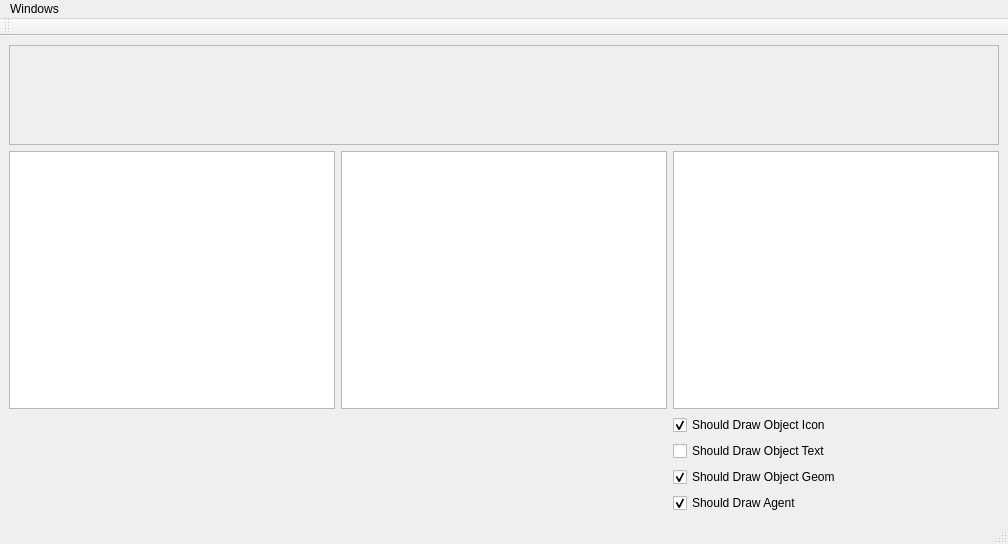
<?xml version="1.0" encoding="UTF-8"?>
<ui version="4.0">
 <class>MainWindow</class>
 <widget class="QMainWindow" name="MainWindow">
  <property name="geometry">
   <rect>
    <x>0</x>
    <y>0</y>
    <width>1008</width>
    <height>544</height>
   </rect>
  </property>
  <property name="windowTitle">
   <string>CRF Feature Weights</string>
  </property>
  <widget class="QWidget" name="centralwidget">
   <layout class="QGridLayout" name="gridLayout">
    <item row="1" column="1">
     <widget class="QTableView" name="featureTable">
      <property name="selectionBehavior">
       <enum>QAbstractItemView::SelectRows</enum>
      </property>
      <property name="sortingEnabled">
       <bool>true</bool>
      </property>
     </widget>
    </item>
    <item row="1" column="0">
     <widget class="QTableView" name="factorCandidateTable">
      <property name="selectionMode">
       <enum>QAbstractItemView::ExtendedSelection</enum>
      </property>
      <property name="selectionBehavior">
       <enum>QAbstractItemView::SelectRows</enum>
      </property>
      <property name="sortingEnabled">
       <bool>true</bool>
      </property>
     </widget>
    </item>
    <item row="1" column="2">
     <widget class="QTableView" name="groundingTable">
      <property name="selectionBehavior">
       <enum>QAbstractItemView::SelectRows</enum>
      </property>
     </widget>
    </item>
    <item row="2" column="2">
     <widget class="QCheckBox" name="shouldDrawIconsCheckBox">
      <property name="text">
       <string>Should Draw Object Icon</string>
      </property>
      <property name="checked">
       <bool>true</bool>
      </property>
     </widget>
    </item>
    <item row="3" column="2">
     <widget class="QCheckBox" name="shouldDrawTextCheckBox">
      <property name="text">
       <string>Should Draw Object Text</string>
      </property>
     </widget>
    </item>
    <item row="5" column="2">
     <widget class="QCheckBox" name="shouldDrawAgentCheckBox">
      <property name="text">
       <string>Should Draw Agent</string>
      </property>
      <property name="checked">
       <bool>true</bool>
      </property>
     </widget>
    </item>
    <item row="4" column="2">
     <widget class="QCheckBox" name="shouldDrawObjectGeomCheckBox">
      <property name="text">
       <string>Should Draw Object Geom</string>
      </property>
      <property name="checked">
       <bool>true</bool>
      </property>
     </widget>
    </item>
    <item row="0" column="0" colspan="3">
     <widget class="QFrame" name="matplotlibFrame">
      <property name="minimumSize">
       <size>
        <width>0</width>
        <height>100</height>
       </size>
      </property>
      <property name="frameShape">
       <enum>QFrame::StyledPanel</enum>
      </property>
      <property name="frameShadow">
       <enum>QFrame::Raised</enum>
      </property>
      <layout class="QHBoxLayout" name="horizontalLayout"/>
     </widget>
    </item>
   </layout>
  </widget>
  <widget class="QMenuBar" name="menubar">
   <property name="geometry">
    <rect>
     <x>0</x>
     <y>0</y>
     <width>1008</width>
     <height>25</height>
    </rect>
   </property>
   <widget class="QMenu" name="windowsMenu">
    <property name="title">
     <string>Windows</string>
    </property>
   </widget>
   <addaction name="windowsMenu"/>
  </widget>
  <widget class="QStatusBar" name="statusbar"/>
  <widget class="QToolBar" name="toolBar">
   <property name="windowTitle">
    <string>toolBar</string>
   </property>
   <attribute name="toolBarArea">
    <enum>TopToolBarArea</enum>
   </attribute>
   <attribute name="toolBarBreak">
    <bool>false</bool>
   </attribute>
  </widget>
 </widget>
 <resources/>
 <connections/>
</ui>
